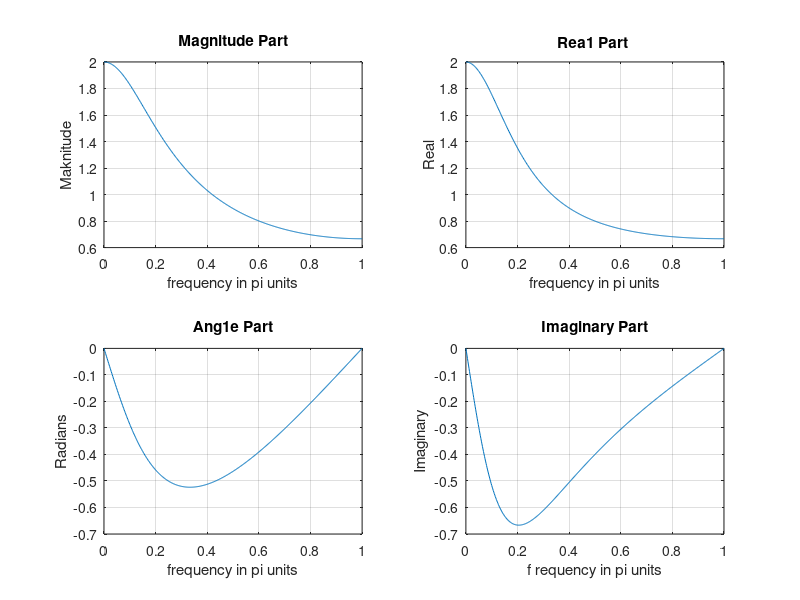

Write MATLAB code to recreate this figure.
function dtftta()
w = [0:1:500]*pi/500;
X = exp(j*w)./(exp(j*w)-0.5*ones(1,501));
magX = abs(X); angX = angle(X);
realX = real(X) ; imagX = imag(X);
subplot(2,2,1); plot(w/pi,magX); grid
xlabel('frequency in pi units'); title('Magnitude Part'); ylabel('Maknitude');
subplot(2,2,3); plot(w/pi,angX); grid
xlabel('frequency in pi units'); title('Ang1e Part'); ylabel('Radians')
subplot(2,2,2); plot(w/pi,realX); grid
xlabel('frequency in pi units'); title('Rea1 Part '); ylabel('Real')
subplot(2,2,4); plot(w/pi,imagX); grid
xlabel('f requency in pi units'); title ('Imaginary Part'); ylabel('Imaginary')